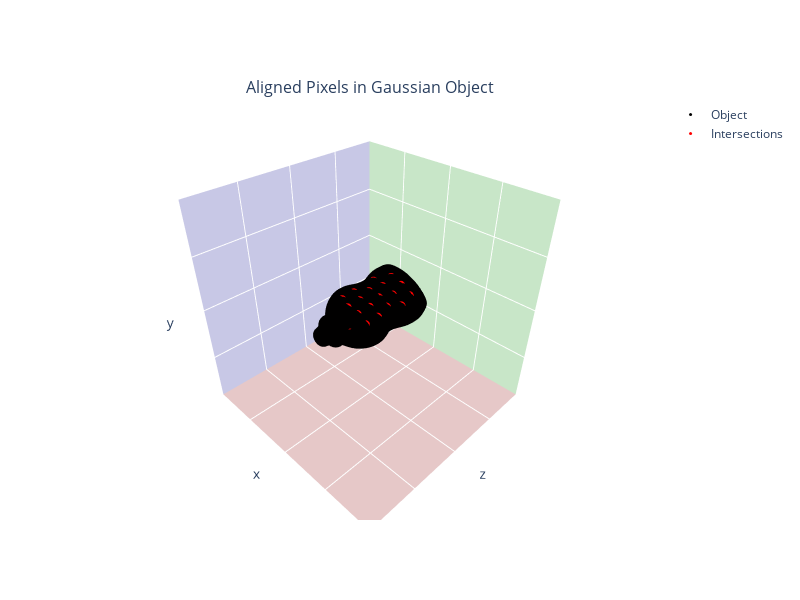

This figure's notebook cell:
### Code cell
def get_bbox(mask):
    # Find indices of True values
    rows, cols = np.where(mask)

    if len(rows) == 0:
        return None  # Return None if mask is empty

    # Get bounding box coordinates
    min_row, max_row = rows.min(), rows.max()
    min_col, max_col = cols.min(), cols.max()

    return (min_col, min_row, max_col, max_row)


def process_image_crop(
    image: np.ndarray, bbox: tuple, padding: int, target_size: tuple
) -> Tuple[np.ndarray, tuple, tuple]:
    """
    Process an image by cropping around a bounding box with padding and resizing to target dimensions.

    Args:
        image: Input image as numpy array (H, W, C)
        bbox: Tuple of (x1, y1, x2, y2) coordinates
        padding: Initial padding amount in pixels
        target_size: Tuple of (target_height, target_width)

    Returns:
        tuple containing:
        - Processed image as numpy array
        - New bounding box coordinates
        - Zoom factor applied
    """
    orig_h, orig_w = image.shape[:2]
    target_h, target_w = target_size
    x1, y1, x2, y2 = bbox

    # Calculate initial crop dimensions with padding
    crop_x1 = max(0, x1 - padding)
    crop_y1 = max(0, y1 - padding)
    crop_x2 = min(orig_w, x2 + padding)
    crop_y2 = min(orig_h, y2 + padding)

    # Crop the image
    cropped = image[crop_y1:crop_y2, crop_x1:crop_x2]

    # Convert cropped image to tensor and add batch and channel dimensions
    cropped_tensor = torch.tensor(cropped.copy()).permute(2, 0, 1).unsqueeze(0).float()

    # Interpolate to target size
    scaled = F.interpolate(
        cropped_tensor, size=target_size, mode="bilinear", align_corners=True
    )

    # Remove batch and channel dimensions
    scaled = scaled.squeeze(0).permute(1, 2, 0)

    # Calculate scaling factors
    scale_x = target_w / (crop_x2 - crop_x1)
    scale_y = target_h / (crop_y2 - crop_y1)

    return (
        scaled.detach().cpu().numpy(),
        (crop_x1, crop_y1, crop_x2, crop_y2),
        (scale_x, scale_y),
    )


def sample_support_grid_points(
    H: int, W: int, query_frame_idx: int, query_mask: np.ndarray, grid_size: int = 10
):
    """
    Generates a grid of sample support points within the given frame dimensions,
    excluding the border and avoiding points inside the query mask.

    Args:
        H (int): Height of the frame.
        W (int): Width of the frame.
        query_frame_idx (int): The frame index to which the points belong.
        query_mask (np.ndarray): A binary mask indicating the regions to avoid.
        grid_size (int, optional): The number of grid points along each dimension.
                                   Defaults to 10.

    Returns:
        np.ndarray: An array of shape (N, 3) where N is the number of valid grid points.
                    Each row contains [query_frame, x, y] coordinates of a grid point.
    """
    grid_size += 2
    x = np.linspace(0, W, grid_size, dtype=int)[1:-1]
    y = np.linspace(0, H, grid_size, dtype=int)[1:-1]
    xx, yy = np.meshgrid(x, y)
    pixels = np.stack([xx.flatten(), yy.flatten()], axis=1)
    # Prevent pixels from being inside the query_mask
    pixels = pixels[query_mask[yy.flatten(), xx.flatten()] == 0]
    return np.concatenate(
        [
            query_frame_idx * np.ones((len(pixels), 1)),
            pixels,
        ],
        axis=1,
    )


first_frame_name = sorted(os.listdir(video_rgb_dir))[0]
first_frame = cv2.cvtColor(
    cv2.imread(os.path.join(video_rgb_dir, first_frame_name)),
    cv2.COLOR_BGR2RGB,
)
first_frame_mask = cv2.imread(
    os.path.join(video_mask_dir, "0.png"), cv2.IMREAD_GRAYSCALE
)

unposed_3d_points, query_2d_points = get_safe_query_points(
    R=base_pose[:3, :3],
    T=base_pose[:3, 3],
    camK=K,
    H=H,
    W=W,
    mesh=mesh,
    debug_vis=True,
    min_pixel_distance=10 if USE_GT_AS_BASE_POSE else 25,
    alpha_margin=5 if USE_GT_AS_BASE_POSE else 15,
    depth_margin=2 if USE_GT_AS_BASE_POSE else 6,
)
num_of_main_queries = len(unposed_3d_points)
# Add support grid
if SUPPORT_GRID is not None:
    support_grid_points = sample_support_grid_points(
        H, W, NUM_INTERPOLATION_STEPS, first_frame_mask, grid_size=SUPPORT_GRID
    )
    query_2d_points = np.concatenate([query_2d_points, support_grid_points], axis=0)

if CROP:
    rgb_render, depth_render = model_renderer.render(mesh, ob_in_cvcam=base_pose)
    bbox = get_bbox(depth_render > 0)
    assert bbox
    rgb_render, processed_bbox, scaling_factor = process_image_crop(
        rgb_render, bbox, padding=10, target_size=COTRACKER_MODEL_RESOLUTION
    )
    depth_render = depth_render[
        processed_bbox[1] : processed_bbox[3], processed_bbox[0] : processed_bbox[2]
    ]
    query_2d_points_scaled = query_2d_points.copy()
    query_2d_points_scaled[:, 1] -= processed_bbox[0]
    query_2d_points_scaled[:, 2] -= processed_bbox[1]
    query_2d_points_scaled[:, 1] *= scaling_factor[0]
    query_2d_points_scaled[:, 2] *= scaling_factor[1]
else:
    query_2d_points_scaled = query_2d_points

# Save unposed_3d_points and query_2d_points as npy files
np.save(canonical_points_path, unposed_3d_points)
np.save(query_points_path, query_2d_points)
print(query_2d_points.shape)
print(query_2d_points[:5, :])

### Figure 1 — Plotly figure (JSON) as saved in the notebook; plotly's stock layout.template omitted (floating-point values rounded to 4 significant figures; data arrays with more than 128 entries replaced by an {"elided": "..."} marker saying what was removed)
{"data": [{"marker": {"color": {"elided": "10983 str values"}, "size": 3}, "mode": "markers", "name": "Object", "scene": "scene", "type": "scatter3d", "x": {"elided": "10983 float values"}, "y": {"elided": "10983 float values"}, "z": {"elided": "10983 float values"}}, {"marker": {"color": ["rgb(255, 0, 0)", "rgb(255, 0, 0)", "rgb(255, 0, 0)", "rgb(255, 0, 0)", "rgb(255, 0, 0)", "rgb(255, 0, 0)", "rgb(255, 0, 0)", "rgb(255, 0, 0)", "rgb(255, 0, 0)", "rgb(255, 0, 0)", "rgb(255, 0, 0)", "rgb(255, 0, 0)", "rgb(255, 0, 0)", "rgb(255, 0, 0)", "rgb(255, 0, 0)", "rgb(255, 0, 0)", "rgb(255, 0, 0)", "rgb(255, 0, 0)", "rgb(255, 0, 0)", "rgb(255, 0, 0)", "rgb(255, 0, 0)", "rgb(255, 0, 0)"], "size": 3}, "mode": "markers", "name": "Intersections", "scene": "scene", "type": "scatter3d", "x": [0.03084, 0.01134, 0.0359, 0.01654, -0.01024, 0.02717, -0.004158, 0.009266, 0.03261, -0.02264, 0.01531, -0.008225, 0.0334, -0.001764, 0.01647, -0.02106, 0.02052, -0.0001956, -0.01936, 0.003645, -0.01599, 0.006646], "y": [0.01163, 0.02368, 0.006157, 0.01851, 0.02998, 0.01202, 0.0268, 0.02168, 0.008209, 0.03038, 0.01929, 0.02784, 0.008513, 0.02619, 0.01979, 0.02952, 0.01247, 0.02697, 0.02986, 0.01924, 0.02096, 0.009318], "z": [-0.06075, -0.06021, -0.03501, -0.0346, -0.05946, -0.009171, -0.03207, -0.009093, 0.01696, -0.0294, 0.01805, -0.004075, 0.04473, 0.02341, 0.04569, 0.01741, 0.06719, 0.05095, 0.04456, 0.07168, 0.06417, 0.09048]}], "layout": {"annotations": [{"font": {"size": 16}, "showarrow": false, "text": "Aligned Pixels in Gaussian Object", "x": 0.5, "xanchor": "center", "xref": "paper", "y": 1, "yanchor": "bottom", "yref": "paper"}], "height": 600, "scene": {"aspectmode": "cube", "camera": {"up": {"x": 0, "y": 1, "z": 0}}, "domain": {"x": [0, 1], "y": [0, 1]}, "xaxis": {"backgroundcolor": "rgb(200, 200, 230)", "range": [-0.1878, 0.1951], "showaxeslabels": false, "showgrid": true, "showline": false, "showticklabels": false, "ticks": "", "zeroline": false}, "yaxis": {"backgroundcolor": "rgb(230, 200, 200)", "range": [-0.1898, 0.193], "showaxeslabels": false, "showgrid": true, "showline": false, "showticklabels": false, "ticks": "", "zeroline": false}, "zaxis": {"backgroundcolor": "rgb(200, 230, 200)", "range": [-0.1856, 0.1973], "showaxeslabels": false, "showgrid": true, "showline": false, "showticklabels": false, "ticks": "", "zeroline": false}}, "width": 800}}
